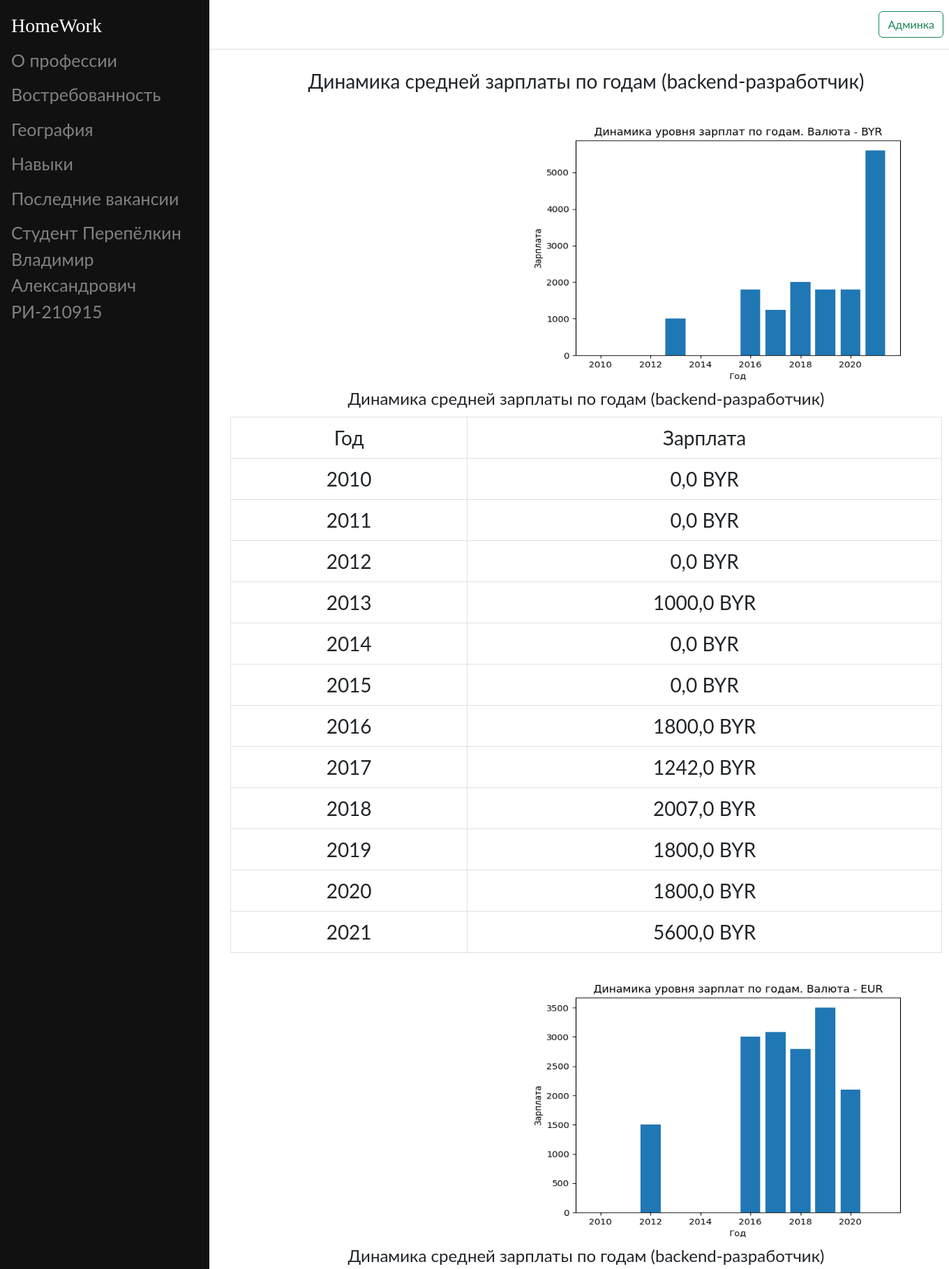
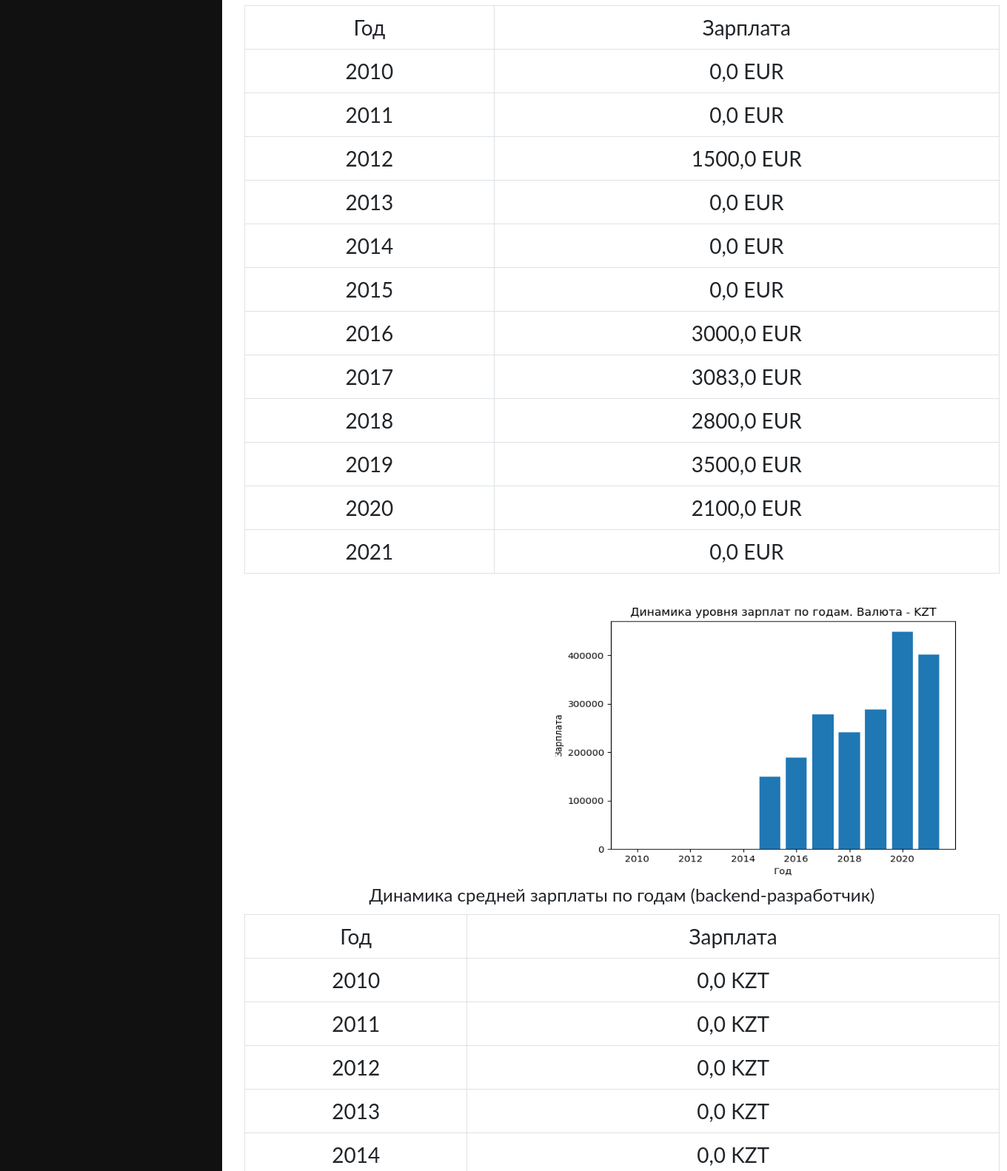
The app's page /demand (upper part) with its own data (2 pictures, top to bottom).
### main/models.py (models this page shows, shortened)
class TableSalaryYear(models.Model):
	currencies = (
		("BYR", "BYR"), ("RUR", "RUR"),
		("USD", "USD"), ("EUR", "EUR"),
		("KZT", "KZT"), ("UAH", "UAH"),
		("UZS", "UZS")
	)
	currency = models.CharField("Валюта", max_length=128, choices=currencies)
	year = models.PositiveIntegerField("Год")
	salary = models.FloatField("Зарплата", default=0)
	class Meta:
		verbose_name = "Строку"
		verbose_name_plural = "Динамика зарплат по годам (backend-разработчик)"

### main/views.py (the view)
# urls.py: path("demand", views.demand),
def demand(request):
	salary_year_charts_backend = dict()
	for item in Charts.objects.all():
		if item.title == "qnt_vacancies_year":
			qnt_vacancies_year_chart_backend = item.chart.url
		else:
			salary_year_charts_backend[item.title] = item.chart.url
	salary_year_backend = dict()
	for item in sorted([(item.currency, item.year, item.salary) for item in TableSalaryYear.objects.all()], key=lambda pack: pack[1]):
		if salary_year_backend.get(item[0], None) is None:
			salary_year_backend.setdefault(item[0], {item[1]: item[2], "chart": salary_year_charts_backend[item[0]]})
		else:
			salary_year_backend[item[0]][item[1]] = item[2]
	qnt_vacancies_year_backend = {item.year: item.vacanсies for item in TablesVacanciesYears.objects.all()}
	return render(request, "main/demand.html", {
			"salary_year_backend": salary_year_backend.items(),
			"qnt_vacancies_year_backend": sorted(qnt_vacancies_year_backend.items(), key=lambda pack: pack[0]),
			"qnt_vacancies_year_chart_backend": qnt_vacancies_year_chart_backend
		})

### main/templates/main/demand.html (shortened to what this page needs)
{% extends "main/index.html" %}
{% load static %}
{% block content %}
  <div class="main">
    <p align="center">Динамика средней зарплаты по годам (backend-разработчик)</p>
    {% for key, value in salary_year_backend %}
      <img class="chart" src="{{ value.chart }}" height="400" width="600">
      <table class="table table-bordered">
        <thead>
          <tr>
            <legend class="legend" align="center">Динамика средней зарплаты по годам (backend-разработчик)</legend align="center">
            <td align="center">Год</th>
            <td align="center">Зарплата</th>
          </tr>
        </thead>
        <tbody>
          <tr>
            <td align="center">2010</td>
            <td align="center">{{ value.2010 }} {{ key }}</td>
          </tr>
          <tr>
            <td align="center">2011</td>
            <td align="center">{{ value.2011 }} {{ key }} </td>
          </tr>
          <tr>
            <td align="center">2012</td>
            <td align="center">{{ value.2012 }} {{ key }}</td>
          </tr>
          <tr>
            <td align="center">2013</td>
            <td align="center">{{ value.2013 }} {{ key }}</td>
          </tr>
          <tr>
            <td align="center">2014</td>
            <td align="center">{{ value.2014 }} {{ key }}</td>
          </tr>
          <tr>
            <td align="center">2015</td>
            <td align="center">{{ value.2015 }} {{ key }}</td>
          </tr>
          <tr>
            <td align="center">2016</td>
            <td align="center">{{ value.2016 }} {{ key }}</td>
          </tr>
          <tr>
            <td align="center">2017</td>
            <td align="center">{{ value.2017 }} {{ key }}</td>
          </tr>
          <tr>
            <td align="center">2018</td>
            <td align="center">{{ value.2018 }} {{ key }}</td>
          </tr>
          <tr>
            <td align="center">2019</td>
            <td align="center">{{ value.2019 }} {{ key }}</td>
          </tr>
          <tr>
            <td align="center">2020</td>
            <td align="center">{{ value.2020 }} {{ key }}</td>
          </tr>
          <tr>
            <td align="center">2021</td>
            <td align="center">{{ value.2021 }} {{ key }}</td>
          </tr>
        </tbody>
      </table>
    {% endfor %}
  </div>
{% endblock content %}

### main/templates/main/index.html (shortened to what this page needs)
{% load static %}
<!DOCTYPE html>
<html>
<head>
  <link rel="stylesheet" type="text/css" href="{% static 'main/css/bootstrap.min.css' %}">
  <link rel="stylesheet" type="text/css" href="{% static 'main/css/text_position.css' %}">
  <link rel="stylesheet" type="text/css" href="{% static 'main/css/sidepanel.css' %}">
  <link rel="stylesheet" type="text/css" href="{% static 'main/css/image_position.css' %}">
</head>
<body>
  <main>
    {% block header %}
      {% include "main/header.html" %}
    {% endblock header %}
    {% block sidepanel %}
      {% include "main/sidepanel.html" %}
    {% endblock sidepanel %}
    {% block content %}{% endblock content %}
  </main>
</body>
</html>

### main/templates/main/header.html (shortened to what this page needs)
<header class="d-flex flex-wrap justify-content-center py-3 mb-4 border-bottom">
  <a href="/" class="d-flex align-items-center mb-3 mb-md-0 me-md-auto text-dark text-decoration-none">
    <li class="nav-item"><h2 class="logo"></h2></li>
  </a>
  <ul class="nav nav-pills">
    <li class="nav-item"><a href="/admin" class="btn btn-outline-success mx-2" aria-current="page">Админка</a></li>
  </ul>
</header>

### main/templates/main/sidepanel.html
{% load static %}
<link rel="stylesheet" type="text/css" href="{% static 'main/css/sidepanel.css' %}">
<div class="sidenav">
  <h3 class="logo">HomeWork</h3>
  <a href="/">О профессии</a>
  <a href="/demand">Востребованность</a>
  <a href="/geography">География</a>
  <a href="/skills">Навыки</a>
  <a href="/latest_vacancies">Последние вакансии</a>
  <a href="#">Студент Перепёлкин Владимир Александрович РИ-210915</a>
</div>

### main/static/main/css/sidepanel.css (style rules this page uses)
body { font-family: "Lato", sans-serif; }
.sidenav { height: 100%; width: 300px; position: fixed; z-index: 1; top: 0; left: 0; background-color: #111; overflow-x: hidden; padding-top: 20px; }
.sidenav a { padding: 6px 8px 6px 16px; text-decoration: none; font-size: 25px; color: #818181; display: block; }
.main { margin-left: 320px; font-size: 28px; padding: 0px 10px; }
h3[class="logo"] { color: white; margin-left: 16px; font-family: "Times New Roman", sans-serif; }

### main/templates/main/demand.html (style rules this page uses)
img[class="chart"] { float: top; margin-left: 420px; }
legend[class="legend"] { text-align: center; }

### records on screen
TableSalaryYear: salary "0,0", salary_year_backend "BYR", salary_year_backend "BYR", salary_year_backend "BYR", salary_year_backend "BYR", salary_year_backend "BYR", salary_year_backend "BYR", salary_year_backend "BYR", salary_year_backend "BYR", salary_year_backend "BYR", salary_year_backend "BYR", salary_year_backend "BYR", salary_year_backend "BYR"
TableSalaryYear: salary "0,0"
TableSalaryYear: salary "0,0"
TableSalaryYear: salary "1000,0"
TableSalaryYear: salary "0,0"
TableSalaryYear: salary "0,0"
TableSalaryYear: salary "1800,0"
TableSalaryYear: salary "1242,0"
TableSalaryYear: salary "2007,0"
TableSalaryYear: salary "1800,0"
TableSalaryYear: salary "1800,0"
TableSalaryYear: salary "5600,0"
TableSalaryYear: salary "0,0", salary_year_backend "EUR", salary_year_backend "EUR", salary_year_backend "EUR", salary_year_backend "EUR", salary_year_backend "EUR", salary_year_backend "EUR", salary_year_backend "EUR", salary_year_backend "EUR", salary_year_backend "EUR", salary_year_backend "EUR", salary_year_backend "EUR", salary_year_backend "EUR"
TableSalaryYear: salary "0,0"
TableSalaryYear: salary "1500,0"
TableSalaryYear: salary "0,0"
TableSalaryYear: salary "0,0"
TableSalaryYear: salary "0,0"
TableSalaryYear: salary "3000,0"
TableSalaryYear: salary "3083,0"
TableSalaryYear: salary "2800,0"
TableSalaryYear: salary "3500,0"
TableSalaryYear: salary "2100,0"
TableSalaryYear: salary "0,0"
TableSalaryYear: salary "0,0", salary_year_backend "KZT", salary_year_backend "KZT", salary_year_backend "KZT", salary_year_backend "KZT", salary_year_backend "KZT"
TableSalaryYear: salary "0,0"
TableSalaryYear: salary "0,0"
TableSalaryYear: salary "0,0"
TableSalaryYear: salary "0,0"
